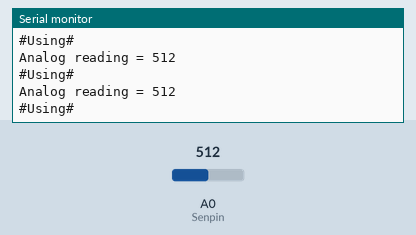
A sketch run on a simulated Arduino Uno, built with avr-gcc and run on an emulated ATmega328P. Parts: the last lines printed to the serial monitor. The inputs (shaded band) are chosen by the test bench; at power-on: A0 (Senpin) = 512.

Above: at 1.2 s.
1.3 s: A0 (Senpin) set to 0
At 1.57 s:
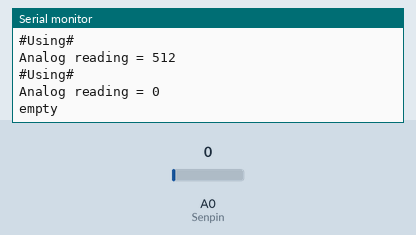
3.1 s: A0 (Senpin) set to 122
At 3.17 s:
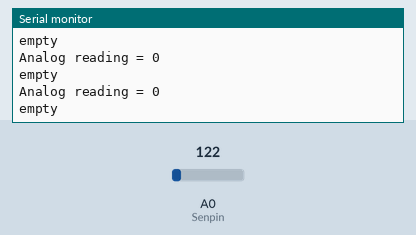
Timing chart, 0 to 6.1 s (numbered marks = the images above; inputs shaded):
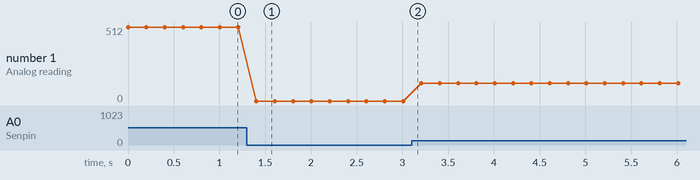

The sketch:

pressure-sensor.ino
```cpp
int Senval=0;
int Senpin=A0;

void setup()
{
    Serial.begin(9600);
}

void loop()
{

    Senval=analogRead(Senpin);
    Serial.print("Analog reading = ");
    Serial.println(Senval);
    if(Senval>0){
        Serial.println("#Using#");}
      else{
        Serial.println("empty");}
    delay(200);
}
```

Measured:
- after the input at 1.3 s, the serial monitor: prints a new line after 0.10 s (image 1)
- plotted number 1: 512 → 0 after the input at 1.3 s, 0 → 122 after the input at 3.1 s
